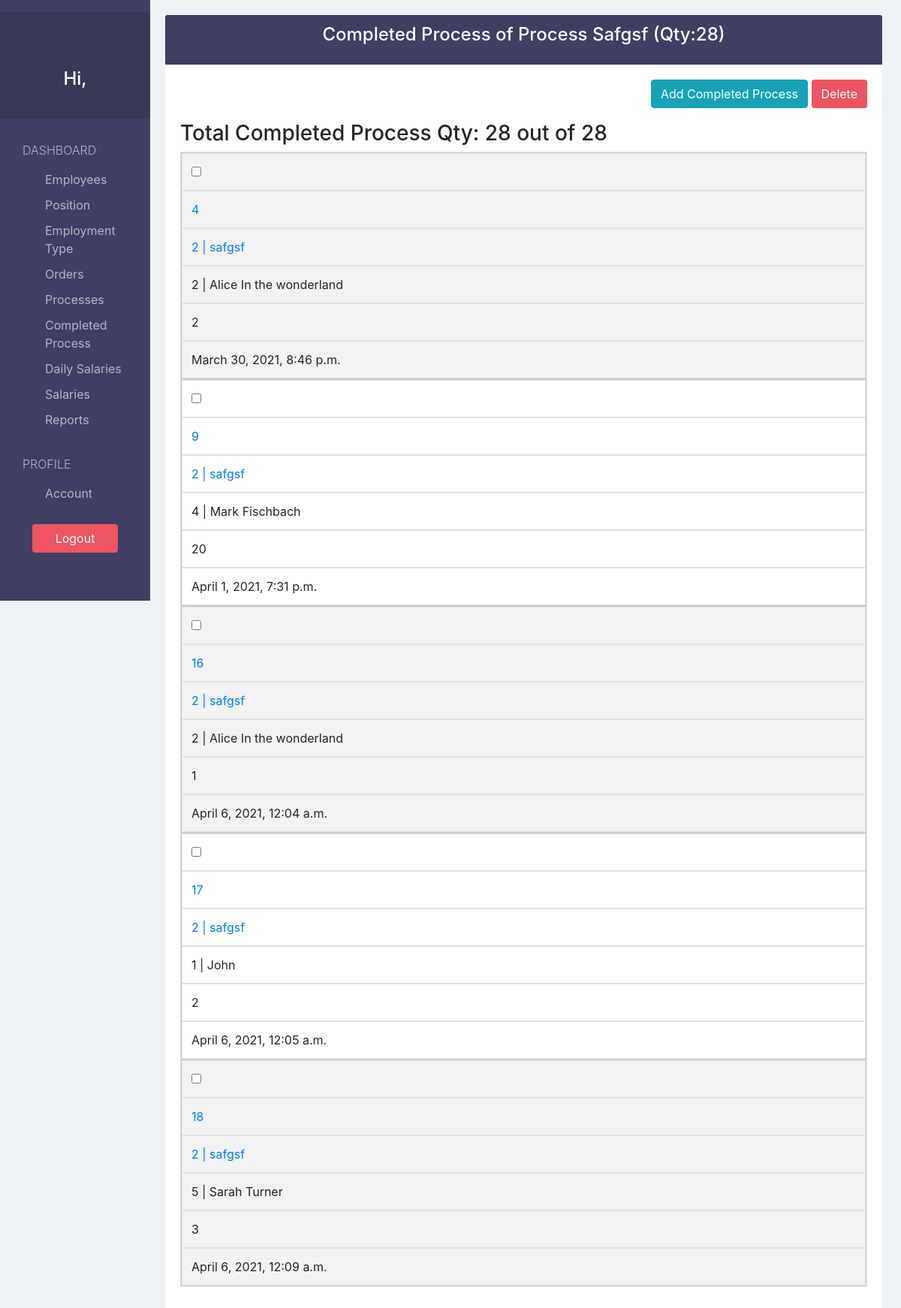
Page /payrollApp/completedProcess/process/2/ on the committed database.
### payrollApp/models.py (models this page shows, shortened)
class Process(models.Model):
  orderID     = models.ForeignKey('Order', default=None, null=True, on_delete=models.SET_DEFAULT)
  name        = models.CharField(max_length=200)
  price       = models.DecimalField(decimal_places=2, max_digits=100, validators=[MinValueValidator(0, message="Price can't be less than 0")])
  quantity    = models.PositiveIntegerField()
  description = models.TextField(blank=True, null=True)
  def __str__(self):
    return str(self.id)+" | "+self.name

class CompletedProcess(models.Model):
  processID     = models.ForeignKey('Process', default=None, null=True, on_delete=models.SET_DEFAULT)
  employeeID    = models.ForeignKey('Employee', default=None, null=True, on_delete=models.SET_DEFAULT)
  quantity      = models.PositiveIntegerField(validators=[MinValueValidator(1, message="Quantity can't be less than 1")])
  dateRecorded  = models.DateTimeField(auto_now_add=True)

class Employee(models.Model):
  firstName      = models.CharField(max_length=30)
  lastName       = models.CharField(max_length=30, blank=True, null=True)
  phoneNumber    = models.CharField(max_length=15, blank=True, null=True)
  email          = models.CharField(max_length=100, blank=True, null=True)
  address        = models.CharField(max_length=200, blank=True, null=True)
  positionID     = models.ForeignKey('Position', default=None, null=True, on_delete=models.SET_DEFAULT, blank=True)
  employmentTypeID = models.ForeignKey('EmploymentType', default=None, null=True, on_delete=models.SET_DEFAULT, blank=True)
  hireDate       = models.DateTimeField(auto_now_add=True)
  terminationDate= models.DateTimeField(blank=True, null=True)
  notes          = models.TextField(blank=True, null=True)
  def __str__(self):
    if self.lastName:
      return str(self.id)+" | "+self.firstName.capitalize()+" "+self.lastName.capitalize()
    else:
      return str(self.id)+" | "+self.firstName.capitalize()

### payrollApp/views.py (the view)
# urls.py: path('completedProcess/process/<process_id>/', views.completedProcess_of_process_view, name="completedProcess-of-process"),
def completedProcess_of_process_view(request, process_id):
  process = Process.objects.get(id=process_id)
  completedProcesses = CompletedProcess.objects.filter(processID=process_id)
  completedProcessesQty = completedProcesses.values('quantity')
  completedQty=0
  for completedProcessQty in completedProcessesQty:
    completedQty = completedQty + completedProcessQty['quantity']
  if completedProcesses:
    flag=True
  else:
    flag=False
  context = {
    'completedProcesses':completedProcesses,
    'flags':flag,
    'process':process,
    'completedQty':completedQty
  }
  return render(request, "completedProcess/completedProcess_of_process.html", context)

### payrollApp/templatetags/customtags.py (called while the page is built)
@register.filter(name='getID')
def getID(value):
  if value != str('None'):
    return int(value.split("|")[0])
  else:
    return 'None'

### payrollApp/templates/completedProcess/completedProcess_of_process.html (shortened to what this page needs)
{% extends 'view_base.html' %}
{% load static %}
{% load customtags %}
{% load humanize %}
{% block viewTitle %}Completed Process of Process {{ process.name|capfirst }} (Qty:{{ process.quantity }}){% endblock %}
{% block addBtn %}
  <a href="{% url 'create-completedProcess' process.id %}?next={{ request.path }}" class="btn btn-info">Add Completed Process</a>
{% endblock %}
{% block columns %}
<h3>Total Completed Process Qty: {{ completedQty }} out of {{ process.quantity }}</h3>
  {% if flags %}
    {% block form %}
      <form action="{% url 'delete-completedProcess'%}?next={{ request.path }}" method="POST">{% csrf_token %}
    {% endblock %}
  {% endif %}
{% endblock %}
{% block tbodyContent %}
  {% if not flags %}
    <h3>No Completed Process</h3>
    {% else %}
      {% for completedProcess in completedProcesses %}
        <tr>
          <td><input type="checkbox" name="selected" value="{{ completedProcess.id }}"></td>
          <td scope="row"><a href="{% url 'edit-completedProcess' completedProcess.id %}?next={{ request.path }}">{{ completedProcess.id }}</a></td>
          <td><a href="{% url 'edit-process' completedProcess.processID|escape|getID %}?next={{ request.path }}">{{ completedProcess.processID }}</a></td>
          <td>{{ completedProcess.employeeID }}</td>
          <td>{{ completedProcess.quantity|intcomma }}</td>
          <td>{{ completedProcess.dateRecorded  }}</td>
        </tr>
      {% endfor %}
  {% endif %}
{% endblock %}

### payrollApp/static/css/style.css (style rules this page uses)
body { padding-top: 20px; background-color: #EDF2F5; overflow: auto; }

### payrollApp/static/css/tableStyle.css (style rules this page uses)
@media only screen and (max-width: 760px),
(min-device-width: 768px) and (max-device-width: 1024px) { table, thead, tbody, th, td, tr { display: block; } }
@media only screen and (max-width: 760px),
(min-device-width: 768px) and (max-device-width: 1024px) { tr { border: 1px solid #ccc; } }
@media only screen and (max-width: 760px),
(min-device-width: 768px) and (max-device-width: 1024px) { td { border: none; border-bottom: 1px solid #eee; position: relative; padding-left: 50%; } }
@media only screen and (max-width: 760px),
(min-device-width: 768px) and (max-device-width: 1024px) { td:before { position: absolute; top: 6px; left: 6px; width: 45%; padding-right: 10px; white-space: nowrap; } }

### rows in the picture
Process: name "Safgsf", quantity "28"
CompletedProcess: id "4", processID "2 | safgsf", employeeID "2 | Alice In the wonderland", quantity "2", dateRecorded "March 30, 2021, 8:46 p.m."
CompletedProcess: id "9", processID "2 | safgsf", employeeID "4 | Mark Fischbach", quantity "20", dateRecorded "April 1, 2021, 7:31 p.m."
CompletedProcess: id "16", processID "2 | safgsf", employeeID "2 | Alice In the wonderland", quantity "1", dateRecorded "April 6, 2021, 12:04 a.m."
CompletedProcess: id "17", processID "2 | safgsf", employeeID "1 | John", quantity "2", dateRecorded "April 6, 2021, 12:05 a.m."
CompletedProcess: id "18", processID "2 | safgsf", employeeID "5 | Sarah Turner", quantity "3", dateRecorded "April 6, 2021, 12:09 a.m."

### other values in the picture
{{ completedQty }} "28"
